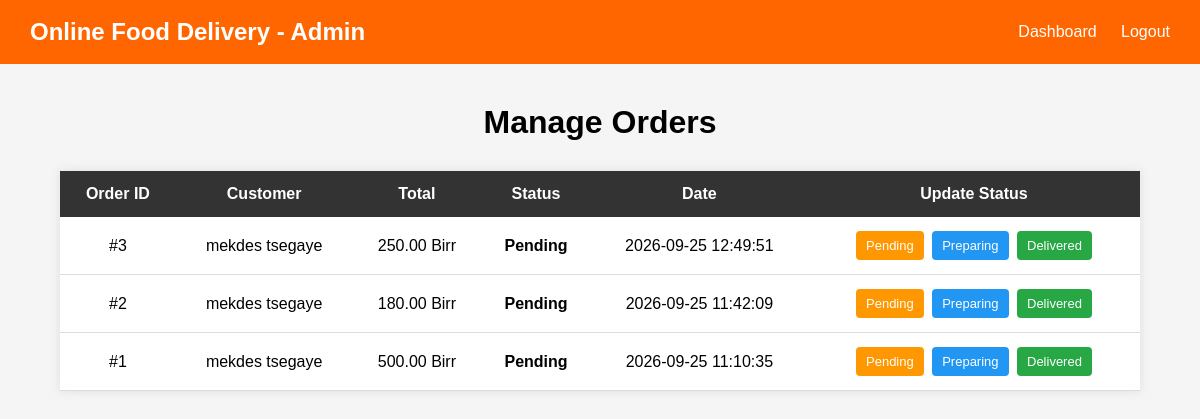
The app's page /admin_orders.php (signed in) with its own data.
### tables this page shows
CREATE TABLE `orders` (
  `id` int(11) NOT NULL,
  `user_id` int(50) NOT NULL,
  `total_amount` decimal(50,0) NOT NULL,
  `status` varchar(255) NOT NULL,
  `created_at` timestamp NOT NULL DEFAULT current_timestamp() ON UPDATE current_timestamp()
);

CREATE TABLE `users` (
  `id` int(10) NOT NULL,
  `name` varchar(100) NOT NULL,
  `Email` varchar(100) NOT NULL,
  `password` varchar(255) NOT NULL,
  `created_at` timestamp NOT NULL DEFAULT current_timestamp() ON UPDATE current_timestamp()
);

### admin_orders.php (the view, shortened to what this page needs)
<?php
include "db.php";
$sql = "
    SELECT
        orders.id AS order_id,
        users.name AS customer_name,
        orders.total_amount,
        orders.status,
        orders.created_at
    FROM orders
    JOIN users ON orders.user_id = users.id
    ORDER BY orders.id DESC
";
$result = $conn->query($sql);
?>
<!DOCTYPE html>
<html lang="en">
<head>
</head>
<body>
<div class="navbar">
    <h2>Online Food Delivery - Admin</h2>
    <div>
        <a href="dashboard.php">Dashboard</a>
        <a href="logout.php">Logout</a>
    </div>
</div>
<div class="container">
    <h1>Manage Orders</h1>
    <table>
        <tr>
            <th>Order ID</th>
            <th>Customer</th>
            <th>Total</th>
            <th>Status</th>
            <th>Date</th>
            <th>Update Status</th>
        </tr>
        <?php while ($order = $result->fetch_assoc()): ?>
            <tr>
                <td>
                    #<?php echo $order["order_id"]; ?>
                </td>
                <td>
                    <?php echo htmlspecialchars($order["customer_name"]); ?>
                </td>
                <td>
                    <?php echo number_format($order["total_amount"], 2); ?> Birr
                </td>
                <td class="status">
                    <?php echo htmlspecialchars($order["status"]); ?>
                </td>
                <td>
                    <?php echo $order["created_at"]; ?>
                </td>
                <td>
                    <a class="btn pending-btn"
                       href="update_order.php?id=<?php echo $order["order_id"]; ?>&status=Pending">
                        Pending
                    </a>
                    <a class="btn preparing-btn"
                       href="update_order.php?id=<?php echo $order["order_id"]; ?>&status=Preparing">
                        Preparing
                    </a>
                    <a class="btn delivered-btn"
                       href="update_order.php?id=<?php echo $order["order_id"]; ?>&status=Delivered">
                        Delivered
                    </a>
                </td>
            </tr>
        <?php endwhile; ?>
    </table>
</div>
</body>
</html>

### admin_orders.php (style rules this page uses)
body { font-family: Arial, sans-serif; background: #f5f5f5; margin: 0; }
.navbar { background: #ff6600; color: white; padding: 18px 30px; display: flex; justify-content: space-between; align-items: center; }
.navbar h2 { margin: 0; }
.navbar a { color: white; text-decoration: none; margin-left: 20px; }
.container { width: 90%; margin: 40px auto; }
h1 { text-align: center; margin-bottom: 30px; }
table { width: 100%; border-collapse: collapse; background: white; box-shadow: 0 0 10px #ddd; }
th { background: #333; color: white; padding: 14px; }
td { padding: 12px; border-bottom: 1px solid #ddd; text-align: center; }
.status { font-weight: bold; }
.btn { display: inline-block; padding: 7px 10px; margin: 2px; color: white; text-decoration: none; border-radius: 4px; font-size: 13px; }
.pending-btn { background: #ff9800; }
.preparing-btn { background: #2196f3; }
.delivered-btn { background: #28a745; }

### records on screen
orders: id "3", user.name "mekdes tsegaye", total_amount "250.00", status "Pending", created_at "2026-09-25 12:49:51"
orders: id "2", user.name "mekdes tsegaye", total_amount "180.00", status "Pending", created_at "2026-09-25 11:42:09"
orders: id "1", user.name "mekdes tsegaye", total_amount "500.00", status "Pending", created_at "2026-09-25 11:10:35"
